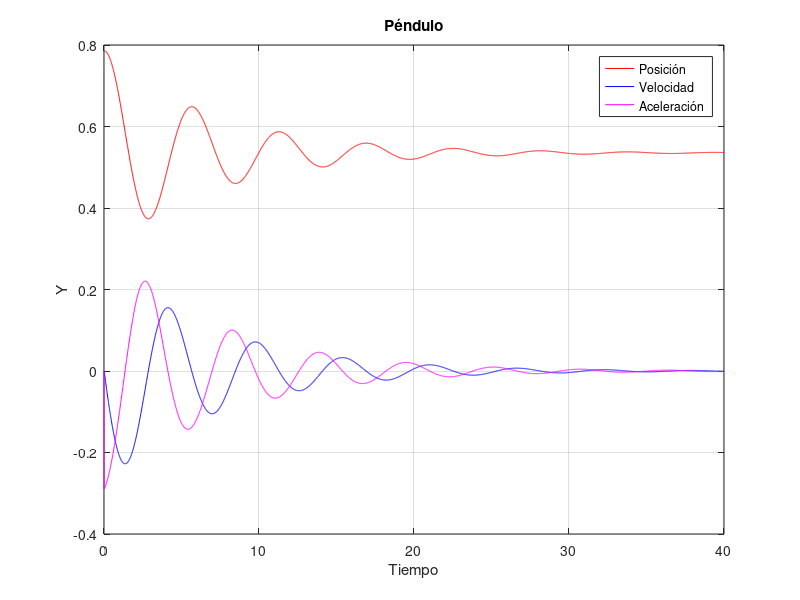

Write MATLAB code to recreate this figure.
close all;
clear all;
clc;

% Para esta solución usando un ejemplo similar a la anterior pues el
% sistema a solucionar es un sistema no lineal como en el ejemplo anterior.

%% PARÁMETROS DEL SISTEMA DEL PENDULO
tp = 0.01;
TiempoS = 40;
L = TiempoS / tp;
l = 0.3;
pos = zeros(1,L);
vel = zeros (1,L);
acel = zeros(1,L);
g = 9.8;                   % Gravedad
m = 0.5;                   % Masa
b = 0.3;                   % Coeficiente de Fricción
v = 1.5;                   % Voltaje motor dc
J = 1;                     % Momento
pos(1)  = pi/4;            % Posición inicial 
vel(1)  = 0;               % Velocidad inicial
acel(1) = 0;               % Aceleración inicial

%% OPERACIONES

for k = 1:1:L
    acel(k+1) = -(m*g*l)/J * sin(pos(k))  -  b/J*vel(k)  + v/2*J;
    vel (k+1) =  vel(k) + tp*acel(k);
    pos (k+1) = pos(k) + tp * vel(k);
end

%% Graficación del comportamientos del sistema

T = [0:tp:tp*L];
plot (T,pos,'r',T,vel,'b',T,acel,'m');
legend('Posición','Velocidad', 'Aceleración')
title('Péndulo');
xlabel('Tiempo'),ylabel('Y')
grid on;